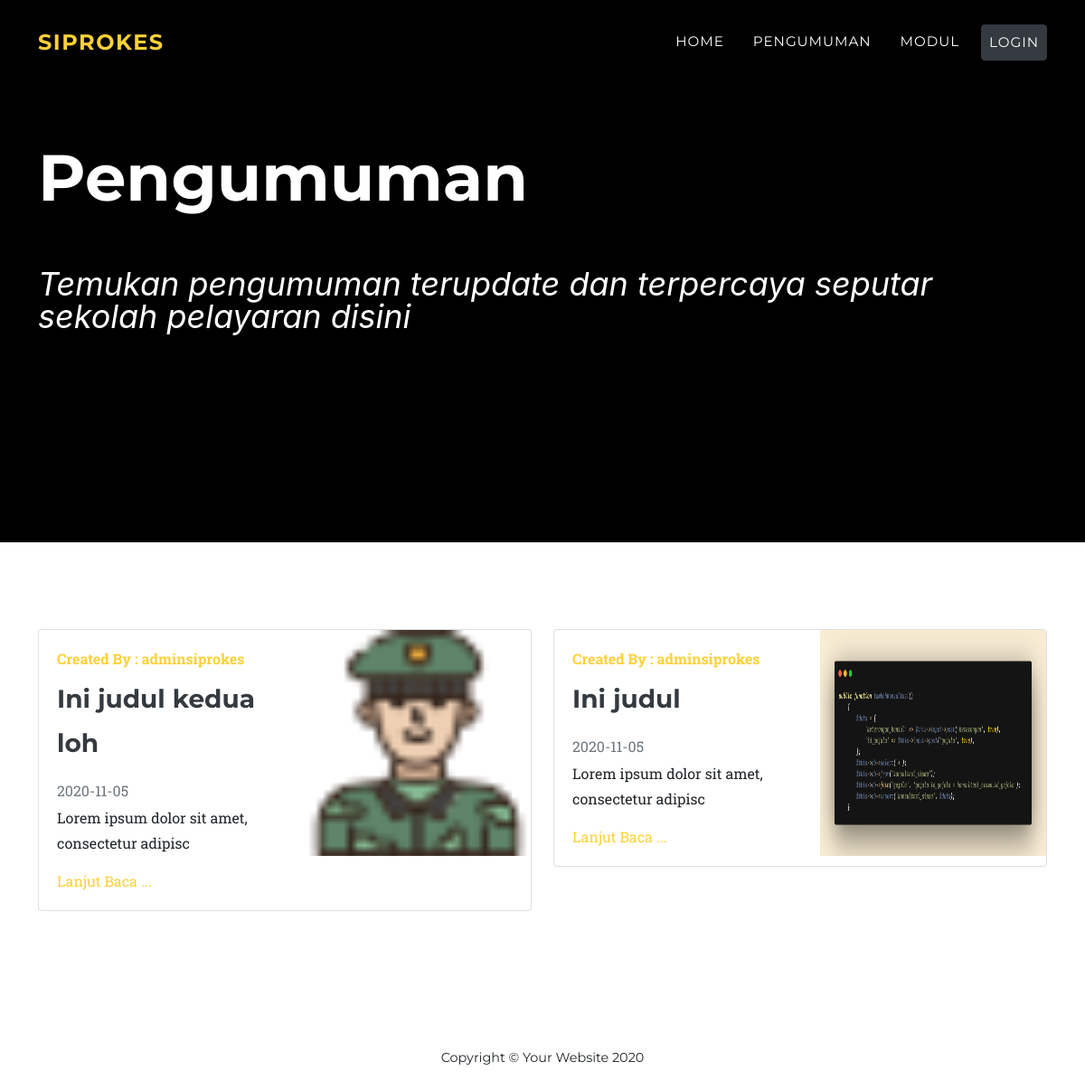
The page /index.php/beranda/tampilartikel on the database its author committed.
### tables this page shows
CREATE TABLE `tbl_berita` (
  `id_berita` int(11) NOT NULL,
  `judul_berita` varchar(255) DEFAULT NULL,
  `isi_berita` text DEFAULT NULL,
  `gambar_berita` varchar(30) DEFAULT NULL,
  `tgl_berita` timestamp NOT NULL DEFAULT current_timestamp(),
  `id_user` int(11) NOT NULL
);

CREATE TABLE `user` (
  `id_user` int(11) NOT NULL,
  `name` varchar(128) NOT NULL,
  `email` varchar(128) NOT NULL,
  `image` varchar(128) NOT NULL,
  `password` varchar(256) NOT NULL,
  `role_id` int(11) NOT NULL,
  `is_active` int(1) NOT NULL,
  `date_created` int(11) NOT NULL,
  `kelas` varchar(20) NOT NULL,
  `jurusan` varchar(120) NOT NULL,
  `jkel` varchar(120) NOT NULL,
  `nik` int(20) NOT NULL,
  `alamat_siswa` varchar(150) NOT NULL
);

### application/controllers/Beranda.php (called while the page is built, shortened)
<?php
class Beranda extends CI_Controller
{
	public function __construct()
	{
		$this->load->helper('download');
		$this->load->library('form_validation');
		$this->load->model('Maps_model');
		$this->load->model('Kesehatan_model');
		$this->load->model('Blog_model', 'blog');
	}
	public function tampilartikel()
	{
		$data['tbl_berita'] = $this->blog->tampilBlog();
		$this->load->view('beranda/beranda_header', $data);
		$this->load->view('beranda/blog_view', $data);
		$this->load->view('beranda/beranda_footer');
	}
}

### index.php (called while the page is built, shortened)
<?php
require_once BASEPATH.'core/CodeIgniter.php';

### application/models/Blog_model.php (called while the page is built, shortened)
<?php
class Blog_model extends CI_Model
{
    public function tampilBlog()
    {
        $this->db->select('*');
        $this->db->from('tbl_berita');
        $this->db->join('user', 'user.id_user = tbl_berita.id_user');
        return $this->db->get()->result();
    }
}

### application/views/beranda/blog_view.php (the view, shortened to what this page needs)
<nav class="navbar navbar-expand-lg navbar-dark fixed-top" id="mainNav">
    <div class="container">
        <a class="navbar-brand js-scroll-trigger" href="<?= base_url('beranda') ?>">SIPROKES</a>
        <div class="collapse navbar-collapse" id="navbarResponsive">
            <ul class="navbar-nav text-uppercase ml-auto">
                <li class="nav-item"><a class="nav-link js-scroll-trigger" href="<?= base_url('beranda') ?>">Home</a></li>
                <li class="nav-item"><a class="nav-link js-scroll-trigger" href="<?= base_url('beranda/tampilartikel') ?>">Pengumuman</a></li>
                <li class="nav-item"><a class="nav-link js-scroll-trigger" href="<?= base_url('beranda/tampilmodul') ?>">Modul</a></li>
                <li class="nav-item"><a class="nav-link btn btn-dark text-white" href="<?= base_url('auth') ?>">LOGIN</a></li>
            </ul>
        </div>
    </div>
</nav>
<header class="masthead">
    <div class="container">
        <div class="row">
            <div class="col-lg">
                <div class="masthead-heading">Pengumuman</div>
                <div class="masthead-subheading">Temukan pengumuman terupdate dan terpercaya seputar sekolah pelayaran disini</div>
            </div>
        </div>
    </div>
</header>
<section class="page-section" id="about">
    <div class="container">
        <div class="row mb-2">
            <?php foreach ($tbl_berita as $b) : ?>
                <div class="col-md-6">
                    <div class="card flex-md-row mb-4 box-shadow h-md-250">
                        <div class="card-body d-flex flex-column align-items-start">
                            <strong class="d-inline-block mb-2 text-primary">Created By : <?= $b->name ?></strong>
                            <h3 class="mb-0">
                                <p class="text-dark"><?= $b->judul_berita ?></p>
                            </h3>
                            <div class="mb-1 text-muted"><?= date('Y-m-d', strtotime($b->tgl_berita)) ?></div>
                            <p class="card-text mb-auto h-25"><?= substr($b->isi_berita, 0, 50) ?></p>
                            <a href="<?= base_url() ?>beranda/detail_artikel/<?= $b->id_berita ?>">Lanjut Baca ...</a>
                        </div>
                        <img style="width: 250px; height:250px;" class="card-img-right flex-auto d-none d-md-block" src="<?= base_url('uploads/') . $b->gambar_berita ?>" alt="Card image cap">
                    </div>
                </div>
            <?php endforeach; ?>
        </div>
    </div>
</section>
<footer class="footer py-4">
    <div class="container">
        <div class="row align-items-center">
            <div class="col-lg">Copyright © Your Website 2020</div>
        </div>
    </div>
</footer>

### application/views/beranda/beranda_header.php (shortened to what this page needs)
<!DOCTYPE html>
<html lang="en">
<head>
  <link rel="stylesheet" href="https://cdn.jsdelivr.net/npm/bootstrap@4.5.3/dist/css/bootstrap.min.css">
  <link href="<?= base_url('assets/') ?>css/styles.css" rel="stylesheet" />
  <link href="<?= base_url('assets/') ?>css/animate.css" rel="stylesheet" />
  <link rel="stylesheet" href="https://unpkg.com/leaflet@1.7.1/dist/leaflet.css" />
</head>
<body id="page-top">

### application/views/beranda/beranda_footer.php (shortened to what this page needs)
</body>
</html>

### rows shown on the page
tbl_berita: id_user.name "adminsiprokes", judul_berita "Ini judul kedua loh", tgl_berita "2020-11-05", isi_berita "Lorem ipsum dolor sit amet, consectetur adipisc", gambar_berita (picture)
tbl_berita: id_user.name "adminsiprokes", judul_berita "Ini judul", tgl_berita "2020-11-05", isi_berita "Lorem ipsum dolor sit amet, consectetur adipisc", gambar_berita (picture)
